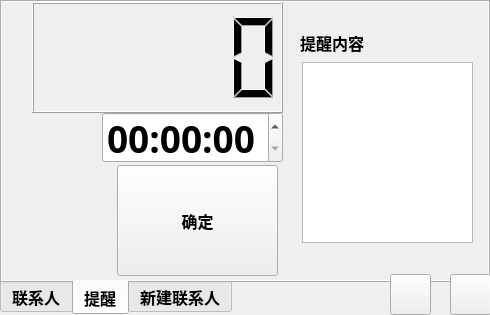
<?xml version="1.0" encoding="UTF-8"?>
<ui version="4.0">
 <class>Dialog</class>
 <widget class="QDialog" name="Dialog">
  <property name="geometry">
   <rect>
    <x>0</x>
    <y>0</y>
    <width>490</width>
    <height>315</height>
   </rect>
  </property>
  <property name="windowTitle">
   <string>Dialog</string>
  </property>
  <property name="autoFillBackground">
   <bool>true</bool>
  </property>
  <property name="styleSheet">
   <string notr="true"/>
  </property>
  <widget class="QTabWidget" name="tabWidget">
   <property name="geometry">
    <rect>
     <x>0</x>
     <y>0</y>
     <width>490</width>
     <height>315</height>
    </rect>
   </property>
   <property name="font">
    <font>
     <family>Agency FB</family>
     <pointsize>12</pointsize>
     <weight>75</weight>
     <bold>true</bold>
    </font>
   </property>
   <property name="layoutDirection">
    <enum>Qt::LeftToRight</enum>
   </property>
   <property name="autoFillBackground">
    <bool>true</bool>
   </property>
   <property name="tabPosition">
    <enum>QTabWidget::South</enum>
   </property>
   <property name="tabShape">
    <enum>QTabWidget::Rounded</enum>
   </property>
   <property name="currentIndex">
    <number>1</number>
   </property>
   <property name="iconSize">
    <size>
     <width>16</width>
     <height>16</height>
    </size>
   </property>
   <property name="elideMode">
    <enum>Qt::ElideNone</enum>
   </property>
   <widget class="QWidget" name="tab_3">
    <property name="autoFillBackground">
     <bool>true</bool>
    </property>
    <attribute name="title">
     <string>联系人</string>
    </attribute>
    <widget class="QPushButton" name="delete_pushButton">
     <property name="geometry">
      <rect>
       <x>430</x>
       <y>90</y>
       <width>61</width>
       <height>61</height>
      </rect>
     </property>
     <property name="styleSheet">
      <string notr="true">border-image: url(:/images/origami-colored-pencil-24.png);</string>
     </property>
     <property name="text">
      <string/>
     </property>
    </widget>
    <widget class="QPushButton" name="modify_pushButton">
     <property name="geometry">
      <rect>
       <x>430</x>
       <y>10</y>
       <width>61</width>
       <height>61</height>
      </rect>
     </property>
     <property name="styleSheet">
      <string notr="true">border-image: url(:/images/brush.png);</string>
     </property>
     <property name="text">
      <string/>
     </property>
    </widget>
    <widget class="QPushButton" name="select_pushButton">
     <property name="geometry">
      <rect>
       <x>430</x>
       <y>170</y>
       <width>61</width>
       <height>61</height>
      </rect>
     </property>
     <property name="styleSheet">
      <string notr="true">border-image: url(:/images/origami-colored-pencil-37.png);</string>
     </property>
     <property name="text">
      <string/>
     </property>
    </widget>
    <widget class="QWidget" name="layoutWidget">
     <property name="geometry">
      <rect>
       <x>15</x>
       <y>215</y>
       <width>411</width>
       <height>56</height>
      </rect>
     </property>
     <layout class="QHBoxLayout" name="horizontalLayout">
      <item>
       <layout class="QVBoxLayout" name="verticalLayout_3">
        <item>
         <widget class="QLabel" name="label_4">
          <property name="font">
           <font>
            <family>Agency FB</family>
            <pointsize>12</pointsize>
            <weight>75</weight>
            <bold>true</bold>
           </font>
          </property>
          <property name="text">
           <string>姓名</string>
          </property>
         </widget>
        </item>
        <item>
         <widget class="QLineEdit" name="name2_lineEdit"/>
        </item>
       </layout>
      </item>
      <item>
       <layout class="QVBoxLayout" name="verticalLayout_4">
        <item>
         <widget class="QLabel" name="label_5">
          <property name="font">
           <font>
            <family>Agency FB</family>
            <pointsize>12</pointsize>
            <weight>75</weight>
            <bold>true</bold>
           </font>
          </property>
          <property name="text">
           <string>号码</string>
          </property>
         </widget>
        </item>
        <item>
         <widget class="QLineEdit" name="number2_lineEdit"/>
        </item>
       </layout>
      </item>
     </layout>
    </widget>
    <widget class="QListWidget" name="linkman_listWidget">
     <property name="geometry">
      <rect>
       <x>10</x>
       <y>10</y>
       <width>421</width>
       <height>200</height>
      </rect>
     </property>
    </widget>
   </widget>
   <widget class="QWidget" name="tab_2">
    <property name="autoFillBackground">
     <bool>true</bool>
    </property>
    <attribute name="title">
     <string>提醒</string>
    </attribute>
    <widget class="QLCDNumber" name="lcdNumber">
     <property name="geometry">
      <rect>
       <x>30</x>
       <y>0</y>
       <width>251</width>
       <height>111</height>
      </rect>
     </property>
    </widget>
    <widget class="QTimeEdit" name="timeEdit">
     <property name="geometry">
      <rect>
       <x>100</x>
       <y>110</y>
       <width>181</width>
       <height>51</height>
      </rect>
     </property>
     <property name="font">
      <font>
       <pointsize>28</pointsize>
      </font>
     </property>
    </widget>
    <widget class="QLabel" name="label_6">
     <property name="geometry">
      <rect>
       <x>298</x>
       <y>31</y>
       <width>68</width>
       <height>20</height>
      </rect>
     </property>
     <property name="text">
      <string>提醒内容</string>
     </property>
    </widget>
    <widget class="QPushButton" name="timeSet_pushButton">
     <property name="geometry">
      <rect>
       <x>115</x>
       <y>163</y>
       <width>161</width>
       <height>111</height>
      </rect>
     </property>
     <property name="font">
      <font>
       <family>Agency FB</family>
       <pointsize>12</pointsize>
       <weight>75</weight>
       <bold>true</bold>
      </font>
     </property>
     <property name="styleSheet">
      <string notr="true">border-image: url(:/images/2-0btn_14.png);</string>
     </property>
     <property name="text">
      <string>确定</string>
     </property>
    </widget>
    <widget class="QTextEdit" name="textEdit">
     <property name="geometry">
      <rect>
       <x>300</x>
       <y>60</y>
       <width>171</width>
       <height>181</height>
      </rect>
     </property>
    </widget>
   </widget>
   <widget class="QWidget" name="tab_4">
    <property name="autoFillBackground">
     <bool>true</bool>
    </property>
    <attribute name="title">
     <string>新建联系人</string>
    </attribute>
    <widget class="QPushButton" name="insert_pushButton">
     <property name="geometry">
      <rect>
       <x>50</x>
       <y>160</y>
       <width>151</width>
       <height>121</height>
      </rect>
     </property>
     <property name="font">
      <font>
       <family>Agency FB</family>
       <pointsize>12</pointsize>
       <weight>75</weight>
       <bold>true</bold>
      </font>
     </property>
     <property name="styleSheet">
      <string notr="true">border-image: url(:/images/2-0btn_14.png);</string>
     </property>
     <property name="text">
      <string>确定</string>
     </property>
    </widget>
    <widget class="QWidget" name="layoutWidget">
     <property name="geometry">
      <rect>
       <x>50</x>
       <y>0</y>
       <width>152</width>
       <height>161</height>
      </rect>
     </property>
     <layout class="QVBoxLayout" name="verticalLayout">
      <item>
       <widget class="QLabel" name="label">
        <property name="font">
         <font>
          <family>Agency FB</family>
          <pointsize>12</pointsize>
          <weight>75</weight>
          <bold>true</bold>
         </font>
        </property>
        <property name="text">
         <string>姓      名</string>
        </property>
       </widget>
      </item>
      <item>
       <widget class="QLineEdit" name="name_lineEdit">
        <property name="font">
         <font>
          <underline>false</underline>
         </font>
        </property>
        <property name="styleSheet">
         <string notr="true"/>
        </property>
       </widget>
      </item>
      <item>
       <widget class="QLabel" name="label_2">
        <property name="font">
         <font>
          <family>Agency FB</family>
          <pointsize>12</pointsize>
          <weight>75</weight>
          <bold>true</bold>
         </font>
        </property>
        <property name="text">
         <string>号      码</string>
        </property>
       </widget>
      </item>
      <item>
       <widget class="QLineEdit" name="number_lineEdit">
        <property name="font">
         <font>
          <underline>false</underline>
         </font>
        </property>
        <property name="styleSheet">
         <string notr="true"/>
        </property>
       </widget>
      </item>
     </layout>
    </widget>
   </widget>
  </widget>
  <widget class="QLabel" name="label_3">
   <property name="geometry">
    <rect>
     <x>0</x>
     <y>0</y>
     <width>490</width>
     <height>315</height>
    </rect>
   </property>
   <property name="autoFillBackground">
    <bool>false</bool>
   </property>
   <property name="styleSheet">
    <string notr="true">background-image: url(:/images/lidaogaoqingkuanpingfengguangbizhi_353563_10.png);</string>
   </property>
   <property name="text">
    <string/>
   </property>
  </widget>
  <widget class="QPushButton" name="quit_pushButton">
   <property name="geometry">
    <rect>
     <x>450</x>
     <y>274</y>
     <width>41</width>
     <height>41</height>
    </rect>
   </property>
   <property name="styleSheet">
    <string notr="true">border-image: url(:/images/origami-colored-pencil-16.png);</string>
   </property>
   <property name="text">
    <string/>
   </property>
  </widget>
  <widget class="QPushButton" name="mini_pushButton">
   <property name="geometry">
    <rect>
     <x>390</x>
     <y>274</y>
     <width>41</width>
     <height>41</height>
    </rect>
   </property>
   <property name="styleSheet">
    <string notr="true">border-image: url(:/images/origami-colored-pencil-25.png);</string>
   </property>
   <property name="text">
    <string/>
   </property>
  </widget>
  <zorder>label_3</zorder>
  <zorder>tabWidget</zorder>
  <zorder>quit_pushButton</zorder>
  <zorder>mini_pushButton</zorder>
 </widget>
 <layoutdefault spacing="6" margin="11"/>
 <resources/>
 <connections/>
</ui>
